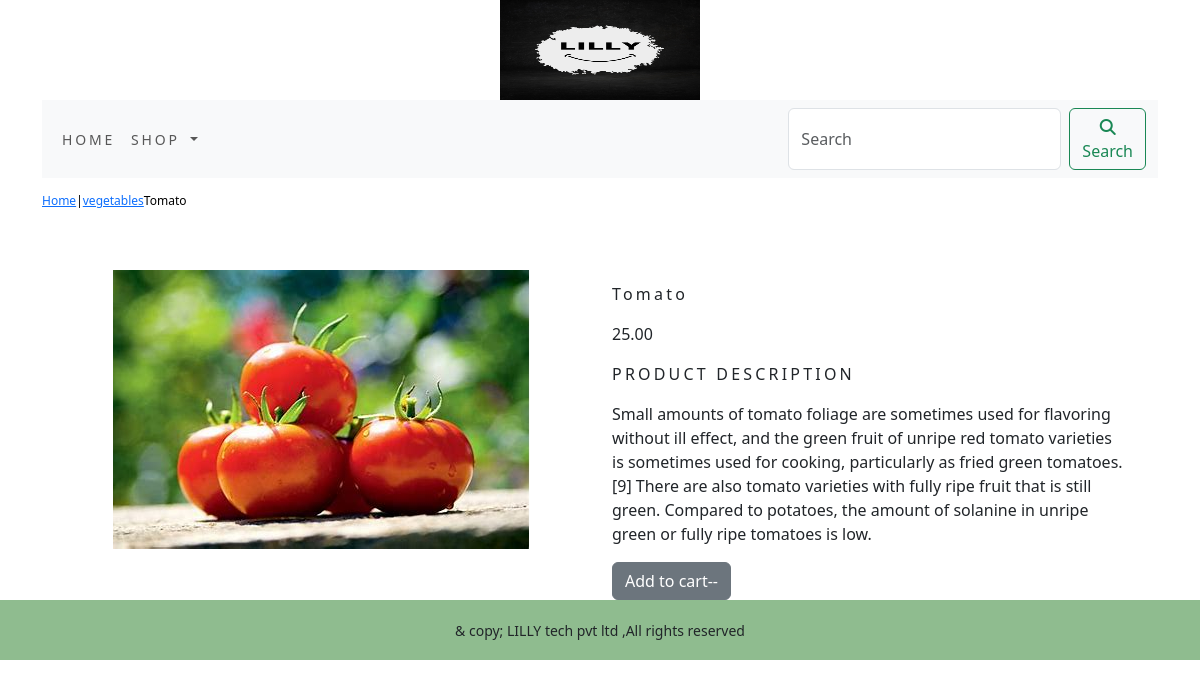
The page /shop/vegetables/tomato/ on the database its author committed.
### ecomapp/models.py (models this page shows, shortened)
class Product(models.Model):
    name = models.CharField(max_length=250, unique=True)
    slug = models.SlugField(max_length=250, unique=True)
    description = models.TextField(blank=True)
    price=models.DecimalField(max_digits=10,decimal_places=2)
    category=models.ForeignKey(Category,on_delete=models.CASCADE)
    image=models.ImageField(upload_to='product',blank=True)
    stock=models.IntegerField()
    available=models.BooleanField(default=True)
    created=models.DateField(auto_now_add=True)
    updated=models.DateTimeField(auto_now=True)
    class Meta:
        ordering = ('name', )
        verbose_name = 'product'
        verbose_name_plural = 'products'

class Category(models.Model):
    name=models.CharField(max_length=250,unique=True)
    slug=models.SlugField(max_length=250,unique=True)
    description=models.TextField(blank=True)
    image=models.ImageField(upload_to='category',blank=True)
    class Meta:
        ordering=('name', )
        verbose_name='category'
        verbose_name_plural='categories'
    def get_url(self):
        return reverse('ecomapp:products_by_category', args=[self.slug])
    def __str__(self):
        return '{}'.format(self.name)

### ecomapp/views.py (the view)
# urls.py: path('<slug:c_slug>/<slug:product_slug>/',views.prodetails,name='prodcatdetail')
def prodetails(request,c_slug,product_slug):
    try:
        product=Product.objects.get(category__slug=c_slug,slug=product_slug)
    except Exception as e:
        raise e
    return render(request,'product.html',{'product':product})

### cart/context_processors.py (called while the page is built)
def counter(request):
    item_count=0
    if 'admin' in request.path:
        return {}
    else:
        try:
            cart=Cart.objects.filter(cart_id=cart_id(request))
            cart_items=CartItem.objects.all().filter(cart=cart[:1])
            for cart_item in cart_items:
                item_count +=cart_item.quantity
        except Cart.DoesNotExist:
            item_count=0
    return dict(item_count=item_count)

### cart/views.py (called while the page is built)
def cart_id(request):
    cart = request.session.session_key
    if not cart:
        cart = request.session.create()
    return cart

### ecomapp/context_processors.py (called while the page is built)
def menu_links(request):
    links = Category.objects.all()
    return dict(links=links)

### templates/product.html (shortened to what this page needs)
{% extends 'base.html' %}
{% load static %}
{% block content %}
<div class="row my_prod_row_class">
    <div class="mx_auto">
        <p><a href="{% url 'ecomapp:allprodcat' %}" >Home</a>|<a href="{{product.category.get_url}}">{{product.category}}</a>{{product.name}} </p>
    </div>
</div>
<div class="container">
    <br>
    <div class="row">
       <div class="col-12 col-sm-12 col-md-12 col-lg-6 text-center">
          <div style="min-width:18rem">
            <img src="{{product.image.url}}" alt="{{product.name}}">
        </div>
    </div>
        <div class="col-12 col-sm-12 col-md-12 col-lg-6">
            <div>
            <h1 class="my_prod_title">{{product.name}}</h1>
            <p>{{product.price}}</p>
            <p class="my_title">Product Description</p>
            <p class="text-justify my_prod_text">{{product.description}}</p>
            {% if product.stock <= 0 %}
            <p class="text-justify my_prod_text"><b>Out of stock</b></p>
            {% else %}
            <a class="btn btn-secondary" href="{% url 'cart:add_cart' product.id %}" >Add to cart--</a>
            {% endif %}
           </div>
        </div>
    </div>
</div>
{% endblock %}

### static/css/custom.css (style rules this page uses)
.my_title { font-size:16px; text-transform:uppercase; letter-spacing:0.2em; }
.my_prod_row_class { padding-top:14px; padding-bottom:20px; }
.my_prod_row_class .mx_auto { color:#000; font-size:12px; text-decoration:none; }
.my_prod_title { font-size:16px; letter-transform:uppercase; letter-spacing:0.2em; padding-top:15px; padding-bottom:10px; }
.my_prod_text { padding-right:20px; }

### rows shown on the page
Product: category "vegetables", name "Tomato", image (picture), price "25.00", description "Small amounts of tomato foliage are sometimes used for flavoring without ill effect, and the green fruit of unripe red tomato varieties is sometimes used for cooking, particularly as fried green tomatoes.[9] There are also tomato varieties with fully ripe fruit that is still green. Compared to potatoes, the amount of solanine in unripe green or fully ripe tomatoes is low."
